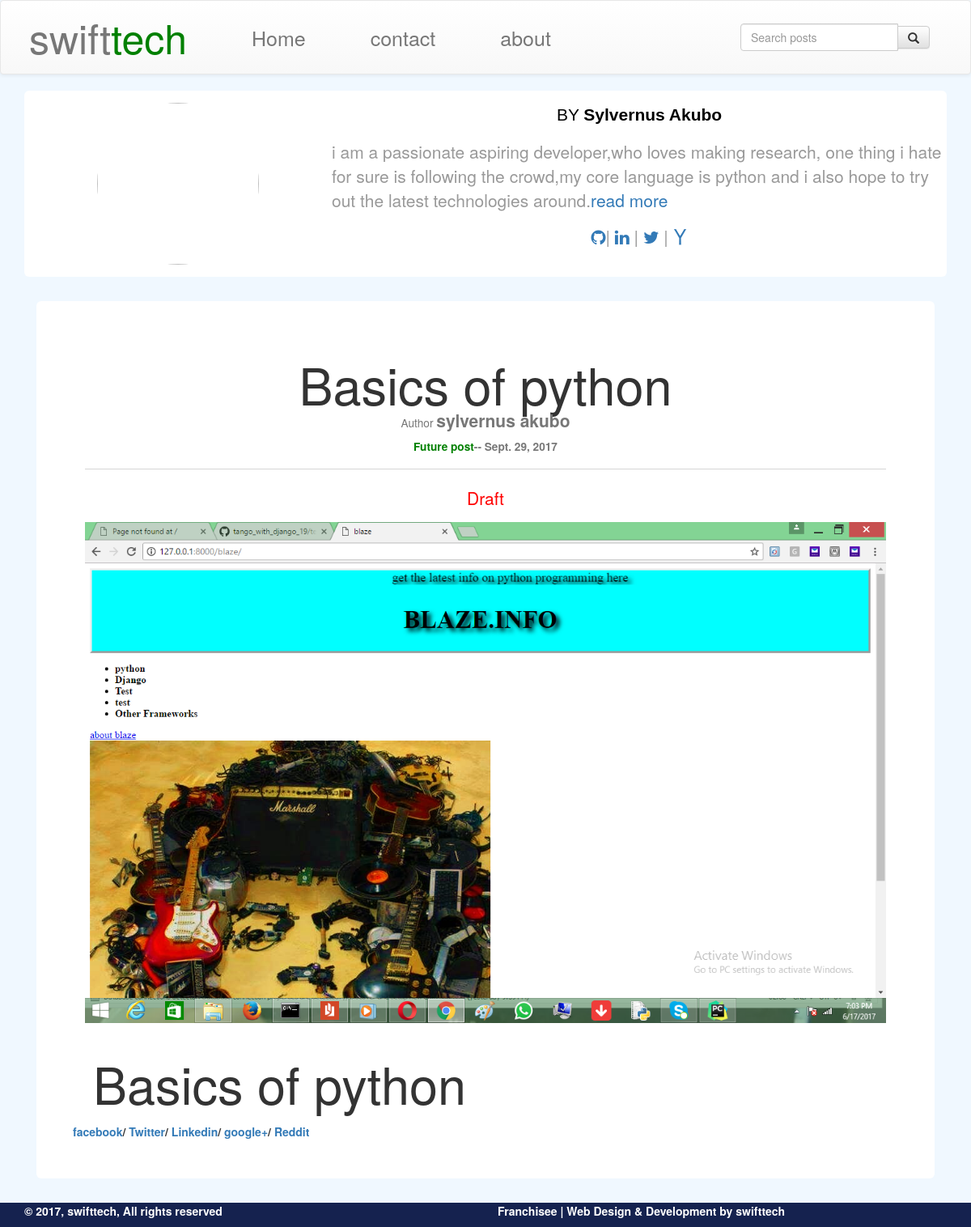
The page /posts/jargon/ (signed in) on the database its author committed.
### posts/models.py (models this page shows, shortened)
class Post(models.Model):
    user     = models.ForeignKey(settings.AUTH_USER_MODEL , default=1)
    title    = models.CharField(max_length=50)
    content  = models.TextField()
    image    = models.ImageField(upload_to = upload_location,
        null=True,
         blank=True,
         height_field='height_field',
         width_field='width_field'
    )
    draft      = models.BooleanField(default=False)
    publish    = models.DateField(auto_now=False, auto_now_add=False)
    height_field = models.IntegerField(default=0)
    width_field = models.IntegerField(default=0)
    slug      = models.SlugField(unique=True)
    stamptime = models.DateTimeField(auto_now=False,auto_now_add=True)
    updated   = models.DateTimeField(auto_now=True, auto_now_add=False)
    objects  = PostManager()
    class Meta:
        ordering = ["-stamptime","-updated"]

### posts/views.py (the view)
# urls.py: url(r'^(?P<slug>[\w-]+)/$', views.post_detail, name='post_detail'),
def post_detail(request, slug ): #retrieve post
    instance = get_object_or_404(Post, slug=slug )
    if instance.draft or instance.publish > timezone.now().date():
        if not request.user.is_staff or not request.user.is_superuser:
            raise Http404
    quote_tag = quote(instance.content)
    context  = {
        'title':instance.title,
        'instance':instance,
        "quote_tag":quote_tag,
    }
    return render(request,'posts/post_detail.html', context)

### posts/templatetags/share_encode_link.py (called while the page is built)
@register.filter(name="urlify")
def urlify(value):
    return quote(value)

### posts/templatetags/truncate.py (called while the page is built)
@register.filter(name="truncate")
def truncate(value, max_length):
    try:
        if len(value) <= max_length:
            return value
        else:
            return value[:max_length] + "..."
    except TypeError:
        return value

### posts/templates/posts/post_detail.html (shortened to what this page needs)
{% extends "posts/base.html" %}
{% load share_encode_link %}
{% load truncate %}
{% block content %}
<div class="container-fluid">
<div class="jumbotron" style="background-color: white">
    <h1 class="text-center">{{ title }} <small>
    {% if instance.user.get_full_name %}
    <p class="text-center"><small>Author </small><strong>{{ instance.user.get_full_name }}</strong</p>
    {% endif %}
    <p class="text-center">{% if instance.publish %}<span style="color:green">Future post</span>--{% endif %} {{ instance.publish }}</small></h1><hr></p>
    <p class="text-center">{% if instance.draft %}<span style="color:red">Draft</span>{% endif %}</p>
    {% if instance.image %}
    <img style="margin-bottom: 50px; margin: 0 auto; center;" src="{{ instance.image.url }}" class="img-responsive" />
    {% endif %}
    <div class="row">
        <div class="col-sm-12 content-markdown" style="font-style: sans-serif; margin-top: 20px; margin-left: 10px; margin-right: 10px">
            {{ instance.content|safe }}
    <div class="fb-like"  data-width="100%" data-href="{{ request.build_absolute_uri }}" data-layout="standard" data-action="like" data-size="small" data-show-faces="true" data-share="true"></div><br/>
    <a href="http://www.facebook.com/sharer/sharer.php?u={{ request.build_absolute_uri }}">facebook</a>/
    <a href="https://twitter.com/home?status={{ instance.content|truncate:5|urlify }}%20{{ request.build_absolute_uri }}">Twitter</a>/
    <a href="https://www.linkedin.com/shareArticle?mini=true&url={{ request.build_absolute_uri }}/&title={{ instance.title }}&summary={{ quote_tag }}&source={{ request.build_absolute_uri }}/">Linkedin</a>/
    <a href="https://plus.google.com/share?url={{ request.build_absolute_uri }}">google+</a>/
    <a href="http://www.reddit.com/submit?url={{ request.build_absolute_uri }}/&title={{ instance.title }}">Reddit</a>
</div>
</div>
</div>
{% endblock content %}

### rows shown on the page
Post: title "Basics of python", user.get_full_name "sylvernus akubo", publish "Sept. 29, 2017", image (picture), content "Basics of python"
